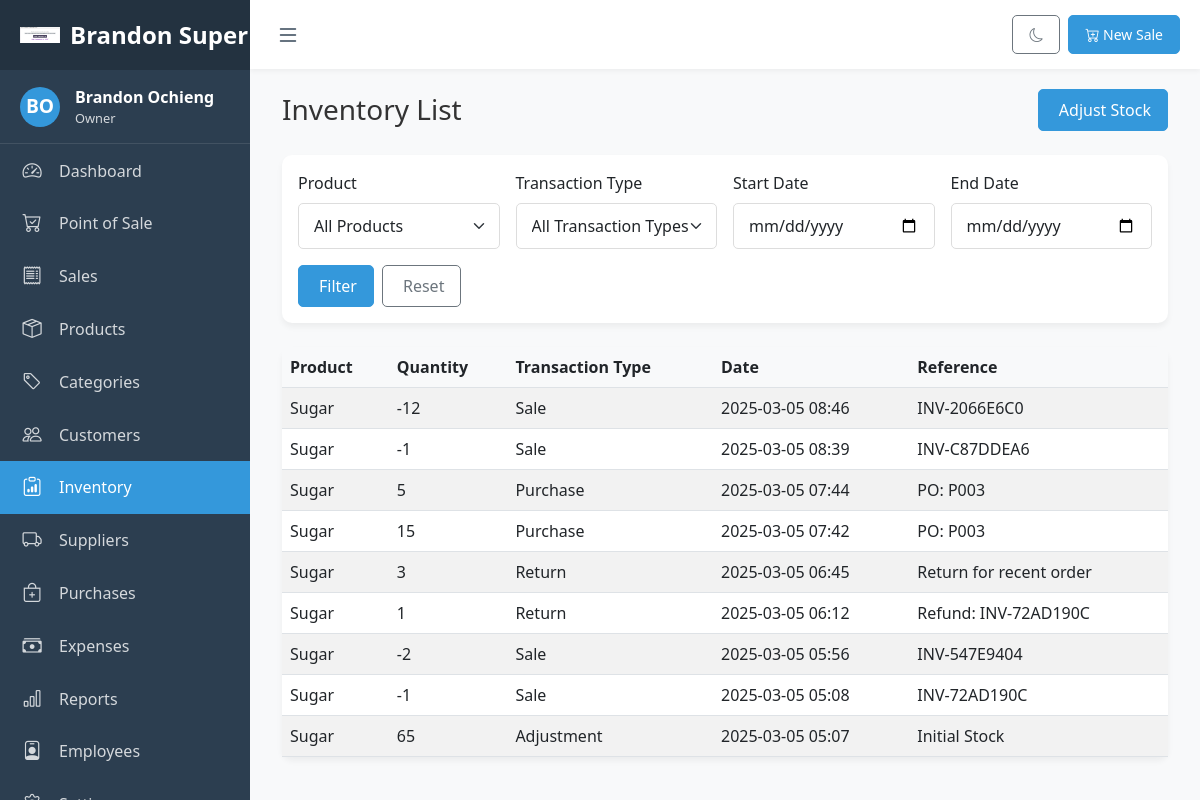
The app's page /pos/inventory/ (signed in) with its own data.
### pos_app/models.py (models this page shows, shortened)
class Business(models.Model):
    BUSINESS_TYPE_CHOICES = [
        ('Type1', 'Type 1'),
        ('Type2', 'Type 2'),
    ]
    CURRENCY_SYMBOL_CHOICES = [
        ('$', '$ - US Dollar'),
        ('€', '€ - Euro'),
        ('£', '£ - British Pound'),
        ('¥', '¥ - Japanese Yen'),
        ('₹', '₹ - Indian Rupee'),
        ('₩', '₩ - South Korean Won'),
        ('KSh', 'KSh - Kenyan Shilling'),  # Added Kenyan Shilling
    ]
    name = models.CharField(max_length=255)
    business_type = models.CharField(max_length=50, choices=BUSINESS_TYPE_CHOICES, default='Type1')
    address = models.TextField(blank=True, null=True)
    phone = models.CharField(max_length=20, blank=True, null=True)
    email = models.EmailField(blank=True, null=True)
    website = models.URLField(blank=True, null=True)
    logo = models.ImageField(upload_to='business_logos/', blank=True, null=True)
    tax_rate = models.DecimalField(max_digits=5, decimal_places=2, default=0.00)
    currency_symbol = models.CharField(max_length=5, choices=CURRENCY_SYMBOL_CHOICES, default='$')
    owner = models.ForeignKey(User, on_delete=models.CASCADE, related_name='owned_businesses')
    created_at = models.DateTimeField(auto_now_add=True)
    updated_at = models.DateTimeField(auto_now=True)

class Inventory(models.Model):
    TRANSACTION_TYPES = [
        ('purchase', 'Purchase'),
        ('sale', 'Sale'),
        ('return', 'Return'),
        ('adjustment', 'Adjustment'),
        ('damaged', 'Damaged/Lost'),
        ('transfer', 'Transfer'),
    ]
    product = models.ForeignKey(Product, on_delete=models.CASCADE, related_name='inventory_records')
    transaction_type = models.CharField(max_length=20, choices=TRANSACTION_TYPES)
    quantity = models.IntegerField()  # Can be negative for sales, damaged, etc.
    reference = models.CharField(max_length=100, blank=True, null=True)  # Order number, invoice, etc.
    notes = models.TextField(blank=True, null=True)
    business = models.ForeignKey(Business, on_delete=models.CASCADE, related_name='inventory_records')
    created_by = models.ForeignKey(User, on_delete=models.SET_NULL, null=True, related_name='inventory_records')
    created_at = models.DateTimeField(auto_now_add=True)
    class Meta:
        verbose_name_plural = "Inventory Records"

class Product(models.Model):
    UNIT_CHOICES = [
        ('pcs', 'Pieces'),
        ('kg', 'Kilograms'),
        ('ltr', 'Liters'),
        ('box', 'Boxes'),
    ]
    name = models.CharField(max_length=255)
    description = models.TextField(blank=True, null=True)
    sku = models.CharField(max_length=50, blank=True, null=True)
    barcode = models.CharField(max_length=50, blank=True, null=True)
    category = models.ForeignKey(Category, on_delete=models.SET_NULL, null=True, blank=True, related_name='products')
    purchase_price = models.DecimalField(max_digits=10, decimal_places=2, validators=[MinValueValidator(0)])
    selling_price = models.DecimalField(max_digits=10, decimal_places=2, validators=[MinValueValidator(0)])
    stock_quantity = models.PositiveIntegerField(default=0)
    unit = models.CharField(max_length=10, choices=UNIT_CHOICES, default='pcs')  # New unit field
    image = models.ImageField(upload_to='product_images/', blank=True, null=True)
    is_active = models.BooleanField(default=True)
    business = models.ForeignKey(Business, on_delete=models.CASCADE, related_name='products')
    created_at = models.DateTimeField(auto_now_add=True)
    updated_at = models.DateTimeField(auto_now=True)

### pos_app/views.py (the view)
# urls.py: path('inventory/', views.inventory_list, name='inventory_list'),
@login_required
def inventory_list(request):
    business = get_business_for_user(request.user)
    if not business:
        return redirect('pos:business_setup')
    role = get_user_role(request.user, business)
    if role not in ['owner', 'admin', 'manager', 'inventory']:
        messages.error(request, 'You do not have permission to view inventory')
        return redirect('pos:dashboard')
    inventory_list = Inventory.objects.filter(business=business).order_by('-created_at')
    product_id = request.GET.get('product')
    if product_id:
        inventory_list = inventory_list.filter(product_id=product_id)
    transaction_type = request.GET.get('transaction_type')
    if transaction_type:
        inventory_list = inventory_list.filter(transaction_type=transaction_type)
    start_date = request.GET.get('start_date')
    end_date = request.GET.get('end_date')
    if start_date:
        try:
            start_date = datetime.strptime(start_date, '%Y-%m-%d').date()
            inventory_list = inventory_list.filter(created_at__date__gte=start_date)
        except ValueError:
            pass
    if end_date:
        try:
            end_date = datetime.strptime(end_date, '%Y-%m-%d').date()
            inventory_list = inventory_list.filter(created_at__date__lte=end_date)
        except ValueError:
            pass
    paginator = Paginator(inventory_list, 10)  # Show 10 inventory records per page
    page_number = request.GET.get('page')
    inventory = paginator.get_page(page_number)
    products = Product.objects.filter(business=business, is_active=True).order_by('name')
    context = {
        'business': business,
        'role': role,
        'inventory': inventory,
        'products': products,
        'product_id': product_id,
        'transaction_type': transaction_type,
        'start_date': start_date,
        'end_date': end_date,
    }
    return render(request, 'pos_app/inventory.html', context)

### pos_app/templates/pos_app/inventory.html (shortened to what this page needs)
{% extends 'pos_app/base.html' %}
{% block content %}
<div class="container-fluid">
    <div class="d-flex justify-content-between align-items-center mb-4">
        <h1 class="h3 mb-0 text-gray-800">Inventory List</h1>
        <div>
            <a href="{% url 'pos:inventory_adjust' %}" class="btn btn-primary">
                 Adjust Stock
            </a>
        </div>
    </div>
    <div class="card mb-4">
        <div class="card-body">
            <form method="get" class="row g-3">
                <div class="col-md-3">
                    <label for="product" class="form-label">Product</label>
                    <select id="product" name="product" class="form-select">
                        <option value="">All Products</option>
                    </select>
                </div>
                <div class="col-md-3">
                    <label for="transaction_type" class="form-label">Transaction Type</label>
                    <select id="transaction_type" name="transaction_type" class="form-select">
                        <option value="">All Transaction Types</option>
                    </select>
                </div>
                <div class="col-md-3">
                    <label for="start_date" class="form-label">Start Date</label>
                    <input type="date" id="start_date" name="start_date" class="form-control" value="{{ start_date }}" placeholder="Select start date">
                </div>
                <div class="col-md-3">
                    <label for="end_date" class="form-label">End Date</label>
                    <input type="date" id="end_date" name="end_date" class="form-control" value="{{ end_date }}" placeholder="Select end date">
                </div>
                <div class="col-md-3 d-flex align-items-end">
                    <button type="submit" class="btn btn-primary me-2">
                         Filter
                    </button>
                    <a href="{% url 'pos:inventory_list' %}" class="btn btn-outline-secondary">
                         Reset
                    </a>
                </div>
            </form>
        </div>
    </div>
    <div class="card">
        <div class="card-body p-0">
            <div class="table-responsive">
                <table class="table table-striped mb-0">
                    <thead>
                        <tr>
                            <th>Product</th>
                            <th>Quantity</th>
                            <th>Transaction Type</th>
                            <th>Date</th>
                            <th>Reference</th>
                        </tr>
                    </thead>
                    <tbody>
                        {% for item in inventory %}
                            <tr>
                                <td>{{ item.product.name }}</td>
                                <td>{{ item.quantity }}</td>
                                <td>{{ item.get_transaction_type_display }}</td>
                                <td>{{ item.created_at|date:"Y-m-d H:i" }}</td>
                                <td>{{ item.reference }}</td>
                            </tr>
                        {% empty %}
                            <tr>
                                <td colspan="5" class="text-center">No inventory records found.</td>
                            </tr>
                        {% endfor %}
                    </tbody>
                </table>
            </div>
        </div>
    </div>
</div>
{% endblock %}

### pos_app/templates/pos_app/base.html (shortened to what this page needs)
<!DOCTYPE html>
<html lang="en">
<head>
    {% load static %}
    <link href="https://cdn.jsdelivr.net/npm/bootstrap@5.3.0/dist/css/bootstrap.min.css" rel="stylesheet">
    <link rel="stylesheet" href="https://cdn.jsdelivr.net/npm/bootstrap-icons@1.10.5/font/bootstrap-icons.css">
    <link rel="stylesheet" href="https://cdn.jsdelivr.net/npm/select2@4.1.0-rc.0/dist/css/select2.min.css">
    <link rel="stylesheet" href="https://cdn.jsdelivr.net/npm/select2-bootstrap-5-theme@1.3.0/dist/select2-bootstrap-5-theme.min.css">
    <link rel="stylesheet" href="https://cdn.jsdelivr.net/npm/daterangepicker/daterangepicker.css">
    <link rel="stylesheet" href="https://cdn.jsdelivr.net/npm/sweetalert2@11.0.19/dist/sweetalert2.min.css">
    <link rel="stylesheet" href="{% static 'css/base.css' %}">
</head>
<body>
    {% if user.is_authenticated and business %}
    <div class="sidebar" id="sidebar">
        <div class="sidebar-header">
            {% if business.logo %}
            <img src="{{ business.logo.url }}" alt="{{ business.name }}" class="logo-icon">
            {% else %}
            <div class="logo-icon user-avatar">
                <i class="bi bi-shop"></i>
            </div>
            {% endif %}
            <div class="logo-text">{{ business.name }}</div>
        </div>
        <div class="user-info">
            <div class="user-avatar">
                {{ user.first_name|first|upper }}{{ user.last_name|first|upper }}
            </div>
            <div class="user-details">
                <div class="user-name">{{ user.get_full_name }}</div>
                <div class="user-role">{{ role|title }}</div>
            </div>
        </div>
        <ul class="nav flex-column">
            <li class="nav-item">
                <a href="{% url 'pos:dashboard' %}" class="nav-link {% if request.resolver_match.url_name == 'dashboard' %}active{% endif %}">
                    <i class="bi bi-speedometer2"></i>
                    <span>Dashboard</span>
                </a>
            </li>
            <li class="nav-item">
                <a href="{% url 'pos:pos' %}" class="nav-link {% if request.resolver_match.url_name == 'pos' %}active{% endif %}">
                    <i class="bi bi-cart-check"></i>
                    <span>Point of Sale</span>
                </a>
            </li>
            <li class="nav-item">
                <a href="{% url 'pos:sales_list' %}" class="nav-link {% if 'sale' in request.resolver_match.url_name %}active{% endif %}">
                    <i class="bi bi-receipt"></i>
                    <span>Sales</span>
                </a>
            </li>
            <li class="nav-item">
                <a href="{% url 'pos:product_list' %}" class="nav-link {% if 'product' in request.resolver_match.url_name %}active{% endif %}">
                    <i class="bi bi-box-seam"></i>
                    <span>Products</span>
                </a>
            </li>
            <li class="nav-item">
                <a href="{% url 'pos:category_list' %}" class="nav-link {% if 'category' in request.resolver_match.url_name %}active{% endif %}">
                    <i class="bi bi-tag"></i>
                    <span>Categories</span>
                </a>
            </li>
            <li class="nav-item">
                <a href="{% url 'pos:customer_list' %}" class="nav-link {% if 'customer' in request.resolver_match.url_name %}active{% endif %}">
                    <i class="bi bi-people"></i>
                    <span>Customers</span>
                </a>
            </li>
            {% if role in 'owner,admin,manager,inventory' %}
            <li class="nav-item">
                <a href="{% url 'pos:inventory_list' %}" class="nav-link {% if 'inventory' in request.resolver_match.url_name %}active{% endif %}">
                    <i class="bi bi-clipboard-data"></i>
                    <span>Inventory</span>
                </a>
            </li>
            <li class="nav-item">
                <a href="{% url 'pos:supplier_list' %}" class="nav-link {% if 'supplier' in request.resolver_match.url_name %}active{% endif %}">
                    <i class="bi bi-truck"></i>
                    <span>Suppliers</span>
                </a>
            </li>
            <li class="nav-item">
                <a href="{% url 'pos:purchase_list' %}" class="nav-link {% if 'purchase' in request.resolver_match.url_name %}active{% endif %}">
                    <i class="bi bi-bag-plus"></i>
                    <span>Purchases</span>
                </a>
            </li>
            {% endif %}
            {% if role in 'owner,admin,manager' %}
            <li class="nav-item">
                <a href="{% url 'pos:expense_list' %}" class="nav-link {% if 'expense' in request.resolver_match.url_name %}active{% endif %}">
                    <i class="bi bi-cash-stack"></i>
                    <span>Expenses</span>
                </a>
            </li>
            <li class="nav-item">
                <a href="{% url 'pos:reports' %}" class="nav-link {% if request.resolver_match.url_name == 'reports' %}active{% endif %}">
                    <i class="bi bi-bar-chart"></i>
                    <span>Reports</span>
                </a>
            </li>
            {% endif %}
            {% if role in 'owner,admin,manager' %}
            <li class="nav-item">
                <a href="{% url 'pos:employee_list' %}" class="nav-link {% if 'employee' in request.resolver_match.url_name %}active{% endif %}">
                    <i class="bi bi-person-badge"></i>
                    <span>Employees</span>
                </a>
            </li>
            {% endif %}
            {% if role in 'owner,admin' %}
            <li class="nav-item">
                <a href="{% url 'pos:settings' %}" class="nav-link {% if request.resolver_match.url_name == 'settings' %}active{% endif %}">
                    <i class="bi bi-gear"></i>
                    <span>Settings</span>
                </a>
            </li>
            {% endif %}
        </ul>
    </div>
    <div class="main-content" id="main-content">
        <div class="top-navbar">
            <button class="toggle-sidebar" id="toggle-sidebar" title="Toggle Sidebar">
                <i class="bi bi-list"></i>
            </button>
            <div class="navbar-actions">
                <button class="btn btn-sm btn-outline-secondary" id="toggle-dark-mode" title="Toggle Dark Mode">
                    <i class="bi bi-moon"></i>
                </button>
                {% if role in 'owner,admin,manager,cashier' %}
                <a href="{% url 'pos:pos' %}" class="btn btn-sm btn-primary ms-2">
                    <i class="bi bi-cart-plus"></i> New Sale
                </a>
                {% endif %}
            </div>
        </div>
        <div class="content-wrapper fade-in">
            {% block content %}{% endblock %}
        </div>
    </div>
    {% else %}
    <div class="auth-wrapper fade-in">
        {% block auth_content %}{% endblock %}
    </div>
    {% endif %}
</body>
</html>

### records on screen
Business: logo (picture), name "Brandon…"
Inventory: product.name "Sugar", quantity "-12", transaction_type "Sale", created_at "2025-03-05 08:46", reference "INV-2066E6C0"
Inventory: product.name "Sugar", quantity "-1", transaction_type "Sale", created_at "2025-03-05 08:39", reference "INV-C87DDEA6"
Inventory: product.name "Sugar", quantity "5", transaction_type "Purchase", created_at "2025-03-05 07:44", reference "PO: P003"
Inventory: product.name "Sugar", quantity "15", transaction_type "Purchase", created_at "2025-03-05 07:42", reference "PO: P003"
Inventory: product.name "Sugar", quantity "3", transaction_type "Return", created_at "2025-03-05 06:45", reference "Return for recent order"
Inventory: product.name "Sugar", quantity "1", transaction_type "Return", created_at "2025-03-05 06:12", reference "Refund: INV-72AD190C"
Inventory: product.name "Sugar", quantity "-2", transaction_type "Sale", created_at "2025-03-05 05:56", reference "INV-547E9404"
Inventory: product.name "Sugar", quantity "-1", transaction_type "Sale", created_at "2025-03-05 05:08", reference "INV-72AD190C"
Inventory: product.name "Sugar", quantity "65", transaction_type "Adjustment", created_at "2025-03-05 05:07", reference "Initial Stock"

### other values on screen
{{ user.first_name|first|upper }} "B"
{{ user.last_name|first|upper }} "O"
{{ user.get_full_name }} "Brandon Ochieng"
{{ role|title }} "Owner"
